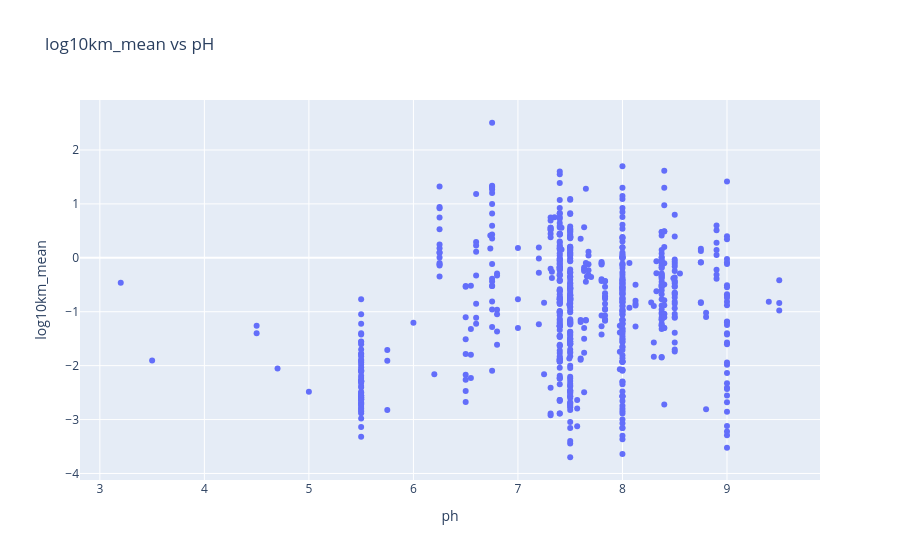

Notebook code for this chart:
### Code cell
#log10km_mean vs ph: Determine if turnover is pH-sensitive (especially near active site pKa)
fig4 = px.scatter(
    km_df,
    x="ph",
    y="log10km_mean",
    title="log10km_mean vs pH",
    hover_data = ["substrate_smiles"]
)
fig4.show()

### Figure 1 — Plotly figure (JSON) as saved in the notebook; plotly's stock layout.template omitted (floating-point values rounded to 4 significant figures; data arrays with more than 128 entries replaced by an {"elided": "..."} marker saying what was removed)
{"data": [{"customdata": {"elided": "718x1 str values"}, "hovertemplate": "ph=%{x}<br>log10km_mean=%{y}<br>substrate_smiles=%{customdata[0]}<extra></extra>", "legendgroup": "", "marker": {"color": "#636efa", "symbol": "circle"}, "mode": "markers", "name": "", "orientation": "v", "showlegend": false, "type": "scatter", "x": {"elided": "718 float values"}, "xaxis": "x", "y": {"elided": "718 float values"}, "yaxis": "y"}], "layout": {"legend": {"tracegroupgap": 0}, "title": {"text": "log10km_mean vs pH"}, "xaxis": {"anchor": "y", "domain": [0, 1], "title": {"text": "ph"}}, "yaxis": {"anchor": "x", "domain": [0, 1], "title": {"text": "log10km_mean"}}}}
